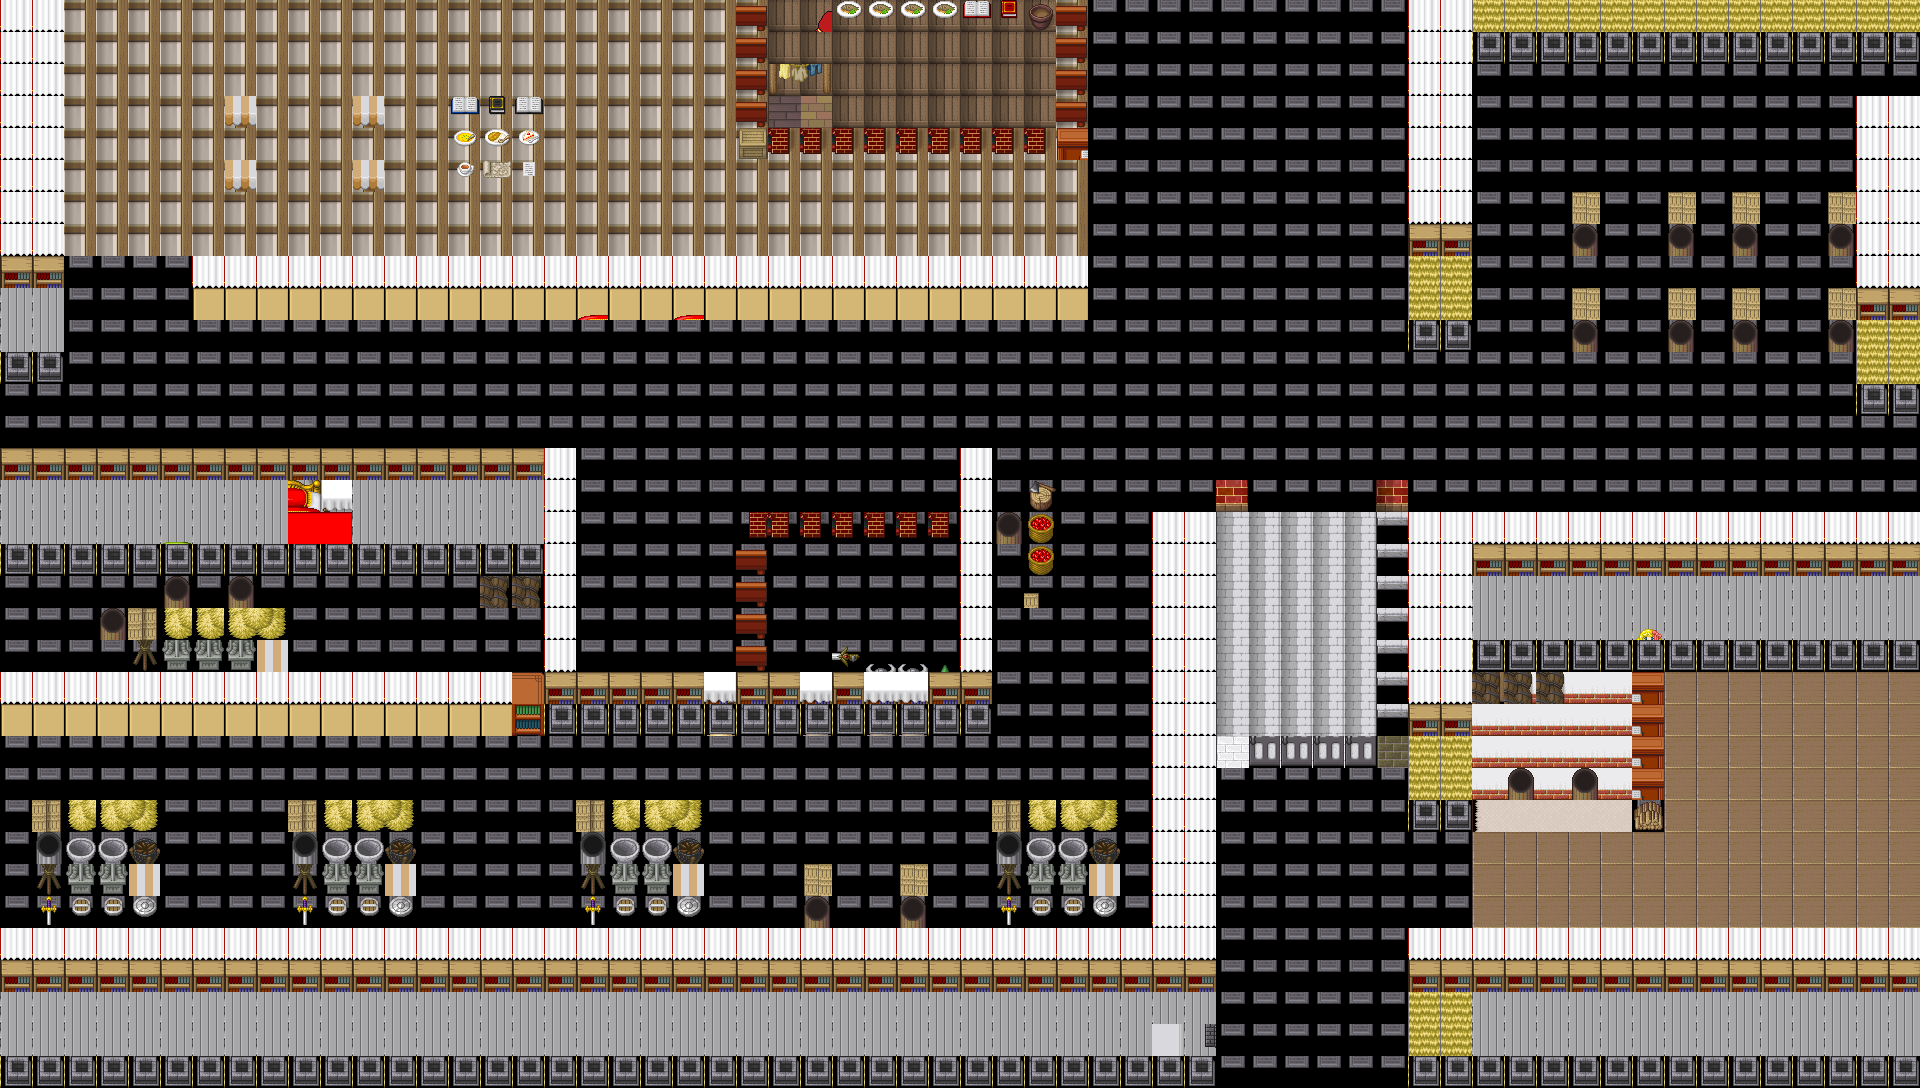

Below is a game level as drawn by its tile map, then a one-line description and the .tmx that defines it (tile-layer data replaced by summaries):
An orthogonal 60x34 tile map with 32x32 px tiles, 3 tile layers (floor, se2 walls/collision, Table decoration/objects no collision) and 9 objects (2x SE2 Portal Exit, NPC Hoodie cashier, Alex, SE2 side portal entrance, SE2 Main Portal Entrance, ...).

<map version="1.2" tiledversion="1.3.4" orientation="orthogonal" renderorder="right-down" width="60" height="34" tilewidth="32" tileheight="32" infinite="0" nextlayerid="16" nextobjectid="13">
 <tileset firstgid="1" source="main tileset.tsx" />
 <layer id="4" name="floor" width="60" height="34">
  <data>[2040 cells, 2040 non-empty, 11 distinct tile ids]</data>
 </layer>
 <layer id="1" name="se2 walls/collision" width="60" height="34">
  <data>[2040 cells, 907 non-empty, 71 distinct tile ids]</data>
 </layer>
 <layer id="5" name="Table decoration/objects no collision" width="60" height="34">
  <data>[2040 cells, 65 non-empty, 39 distinct tile ids]</data>
 </layer>
 <objectgroup id="6" name="Hoodie Cashier">
  <object id="1" name="NPC Hoodie cashier" x="1552" y="790.667">
   <point />
  </object>
 </objectgroup>
 <objectgroup id="8" name="Alex">
  <object id="4" name="Alex" x="404" y="636">
   <point />
  </object>
 </objectgroup>
 <objectgroup id="11" name="Se2 Side portal">
  <object id="7" name="SE2 side portal entrance" x="36" y="413.333">
   <point />
  </object>
 </objectgroup>
 <objectgroup id="12" name="Se2 Portal Entrance">
  <object id="8" name="SE2 Main Portal Entrance" x="1312" y="1045.33">
   <point />
  </object>
 </objectgroup>
 <objectgroup id="13" name="Se2 Exit">
  <object id="10" name="SE2 Portal Exit" x="1889.33" y="465.333">
   <point />
  </object>
 </objectgroup>
 <objectgroup id="14" name="Se2 Exit ">
  <object id="11" name="SE2 Portal Exit" x="1894.67" y="78.6667">
   <point />
  </object>
 </objectgroup>
 <objectgroup id="10" name="Coffee cashier">
  <object id="5" name="NPC Coffee Cashier" x="841.333" y="573.333">
   <point />
  </object>
 </objectgroup>
 <objectgroup id="15" name="Cafeteria cashier">
  <object id="12" name="NPC cafeteria cashier" x="884" y="96">
   <point />
  </object>
 </objectgroup>
 <objectgroup id="7" name="Student Services">
  <object id="2" name="NPC Student Services" x="1008.67" y="562">
   <point />
  </object>
 </objectgroup>
</map>